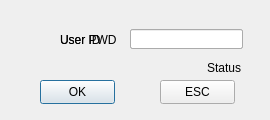
<ui version="4.0" >
 <class>UserIDInput</class>
 <widget class="QDialog" name="UserIDInput" >
  <property name="geometry" >
   <rect>
    <x>0</x>
    <y>0</y>
    <width>270</width>
    <height>120</height>
   </rect>
  </property>
  <property name="windowTitle" >
   <string>Dialog</string>
  </property>
  <widget class="QLabel" name="lblBackground" >
   <property name="geometry" >
    <rect>
     <x>0</x>
     <y>0</y>
     <width>270</width>
     <height>120</height>
    </rect>
   </property>
   <property name="text" >
    <string/>
   </property>
   <property name="pixmap" >
    <pixmap resource="../sb3000.qrc" >:/images/res/bg-inputbox.png</pixmap>
   </property>
   <property name="scaledContents" >
    <bool>true</bool>
   </property>
  </widget>
  <widget class="QLabel" name="lblIcon" >
   <property name="geometry" >
    <rect>
     <x>10</x>
     <y>20</y>
     <width>40</width>
     <height>40</height>
    </rect>
   </property>
   <property name="text" >
    <string/>
   </property>
   <property name="pixmap" >
    <pixmap resource="../sb3000.qrc" >:/images/res/input-userid.png</pixmap>
   </property>
   <property name="scaledContents" >
    <bool>true</bool>
   </property>
  </widget>
  <widget class="QLabel" name="lblID" >
   <property name="geometry" >
    <rect>
     <x>60</x>
     <y>29</y>
     <width>65</width>
     <height>21</height>
    </rect>
   </property>
   <property name="text" >
    <string>User ID</string>
   </property>
  </widget>
  <widget class="QLineEdit" name="txtID" >
   <property name="geometry" >
    <rect>
     <x>130</x>
     <y>29</y>
     <width>113</width>
     <height>20</height>
    </rect>
   </property>
   <property name="maxLength" >
    <number>5</number>
   </property>
  </widget>
  <widget class="QLabel" name="lblStatus" >
   <property name="geometry" >
    <rect>
     <x>60</x>
     <y>57</y>
     <width>181</width>
     <height>21</height>
    </rect>
   </property>
   <property name="text" >
    <string>Status</string>
   </property>
   <property name="alignment" >
    <set>Qt::AlignRight|Qt::AlignTrailing|Qt::AlignVCenter</set>
   </property>
  </widget>
  <widget class="QPushButton" name="btnOK" >
   <property name="geometry" >
    <rect>
     <x>40</x>
     <y>80</y>
     <width>75</width>
     <height>24</height>
    </rect>
   </property>
   <property name="focusPolicy" >
    <enum>Qt::StrongFocus</enum>
   </property>
   <property name="text" >
    <string>OK</string>
   </property>
  </widget>
  <widget class="QPushButton" name="btnESC" >
   <property name="geometry" >
    <rect>
     <x>160</x>
     <y>80</y>
     <width>75</width>
     <height>24</height>
    </rect>
   </property>
   <property name="focusPolicy" >
    <enum>Qt::StrongFocus</enum>
   </property>
   <property name="text" >
    <string>ESC</string>
   </property>
  </widget>
  <widget class="QLabel" name="lblIconPWD" >
   <property name="geometry" >
    <rect>
     <x>10</x>
     <y>20</y>
     <width>40</width>
     <height>40</height>
    </rect>
   </property>
   <property name="text" >
    <string/>
   </property>
   <property name="pixmap" >
    <pixmap resource="../sb3000.qrc" >:/images/res/input-pwd.png</pixmap>
   </property>
  </widget>
  <widget class="QLabel" name="lblPWD" >
   <property name="geometry" >
    <rect>
     <x>60</x>
     <y>29</y>
     <width>65</width>
     <height>21</height>
    </rect>
   </property>
   <property name="text" >
    <string>User PWD</string>
   </property>
  </widget>
  <widget class="QLineEdit" name="txtPWD" >
   <property name="geometry" >
    <rect>
     <x>130</x>
     <y>29</y>
     <width>113</width>
     <height>20</height>
    </rect>
   </property>
   <property name="maxLength" >
    <number>9</number>
   </property>
   <property name="echoMode" >
    <enum>QLineEdit::Password</enum>
   </property>
  </widget>
 </widget>
 <tabstops>
  <tabstop>txtID</tabstop>
  <tabstop>txtPWD</tabstop>
  <tabstop>btnOK</tabstop>
  <tabstop>btnESC</tabstop>
 </tabstops>
 <resources>
  <include location="../sb3000.qrc" />
 </resources>
 <connections/>
</ui>
